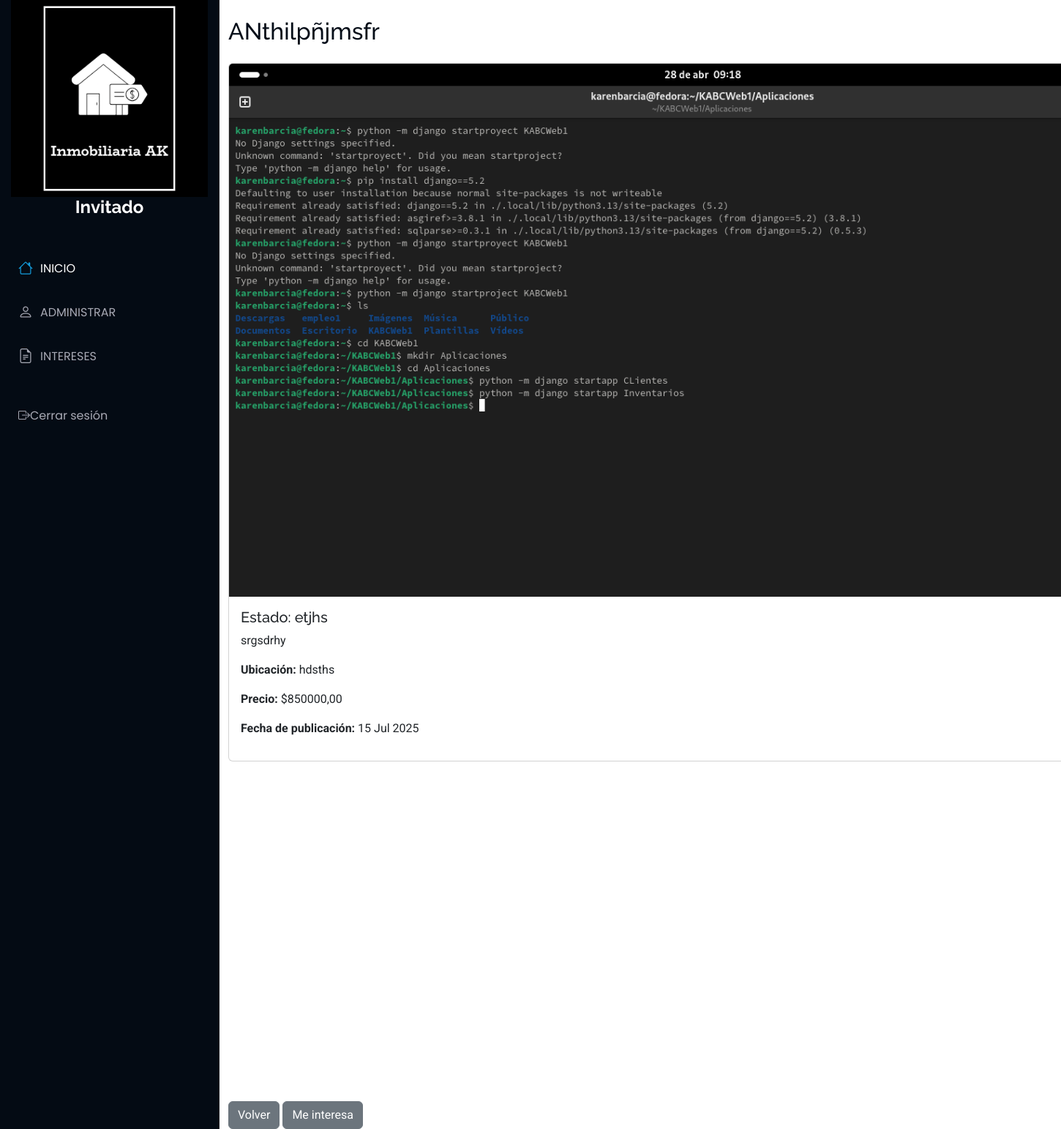
Page /Usuario/publicacion/5 on the earlier database version.
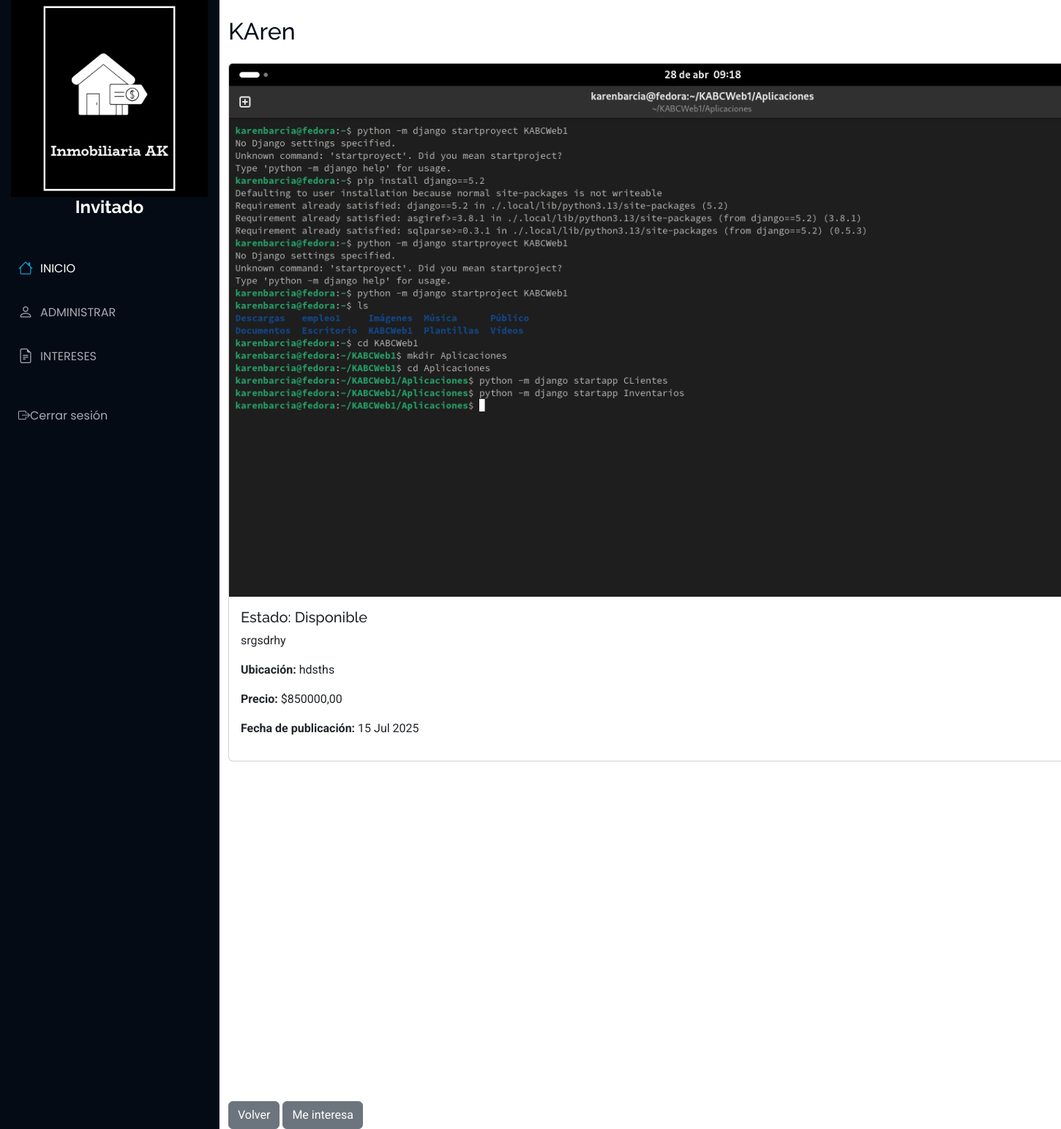
Same page on the later database version.
### Aplicaciones/Publicaciones/models.py (models this page shows)
class Propiedad(models.Model):
    id_propiedad = models.AutoField(primary_key=True)
    titulo = models.CharField(max_length=200)
    imagen = models.FileField(upload_to='propiedades/')
    descripcion = models.TextField()
    precio = models.DecimalField(max_digits=12, decimal_places=2)
    ubicacion=models.CharField(max_length=200,null=True,blank=True)
    usuario = models.ForeignKey(Usuario, on_delete=models.CASCADE)
    latitud = models.DecimalField(max_digits=9, decimal_places=7)
    longitud = models.DecimalField(max_digits=10, decimal_places=7)
    estado = models.CharField(max_length=50)
    fecha_publicacion = models.DateTimeField(auto_now_add=True)
    fecha_actualizacion = models.DateTimeField(auto_now=True,null=True,blank=True)

### Aplicaciones/Usuario/views.py (the view)
# urls.py: path('publicacion/<id_propiedad>', views.detalle_propiedad,name='publicacion'),
def detalle_propiedad(request, id_propiedad):
    propiedad = get_object_or_404(Propiedad, pk=id_propiedad)
    return render(request, 'publicacion.html', {'propiedad': propiedad})

### Aplicaciones/Usuario/templates/publicacion.html (shortened to what this page needs)
{% extends 'plantilla.html' %}
{% load static %}
{% block body %}
<main class="container mt-4">
  <h2 class="mb-4">{{ propiedad.titulo }}</h2>
  <div class="card mb-4">
    {% if propiedad.imagen %}
      <img src="{{ propiedad.imagen.url }}" class="card-img-top" alt="Imagen de {{ propiedad.titulo }}">
    {% endif %}
    <div class="card-body">
      <h5 class="card-title">Estado: {{ propiedad.estado }}</h5>
      <p class="card-text">{{ propiedad.descripcion }}</p>
      <p><strong>Ubicación:</strong> {{ propiedad.ubicacion }}</p>
      <p><strong>Precio:</strong> ${{ propiedad.precio }}</p>
      <p><strong>Fecha de publicación:</strong> {{ propiedad.fecha_publicacion|date:"d M Y" }}</p>
    </div>
  </div>
  <div id="map" style="height: 400px; width: 100%;" class="mb-4"></div>
  <a href="{% url 'inicios' %}" class="btn btn-secondary mt-3">Volver</a>
  <a href="#" class="btn btn-secondary mt-3">Me interesa</a>
</main>
{% endblock %}

### Aplicaciones/templates/plantilla.html (shortened to what this page needs)
{% load static %}
<!DOCTYPE html>
<html lang="en">
<head>
  <link href="https://cdn.jsdelivr.net/npm/bootstrap@5.3.3/dist/css/bootstrap.min.css" rel="stylesheet">
<link rel="stylesheet" href="https://cdnjs.cloudflare.com/ajax/libs/font-awesome/6.7.2/css/all.min.css" />
  <link href="{% static 'plantilla/Port/assets/vendor/bootstrap/css/bootstrap.min.css' %}" rel="stylesheet">
  <link href="{% static 'plantilla/Port/assets/vendor/bootstrap-icons/bootstrap-icons.css' %}" rel="stylesheet">
  <link href="{% static 'plantilla/Port/assets/vendor/aos/aos.css' %}" rel="stylesheet">
  <link href="{% static 'plantilla/Port/assets/vendor/glightbox/css/glightbox.min.css' %}" rel="stylesheet">
  <link href="{% static 'plantilla/Port/assets/vendor/swiper/swiper-bundle.min.css' %}" rel="stylesheet">
  <link href="{% static 'plantilla/Port/assets/css/main.css' %}" rel="stylesheet">
</head>
<body class="index-page">
  <header id="header" class="header dark-background d-flex flex-column">
    <img src="/static/img/logo1.png" alt="" >
      <a href="#" class="logo d-flex align-items-center justify-content-center">
        <h1 class="sitename">
          {% if request.session.usuario_nombre %}
            {{ request.session.usuario_nombre }}
          {% else %}
            Invitado
          {% endif %}
        </h1>
      </a>
    <nav id="navmenu" class="navmenu">
      <ul><br>
        <li><a href="{% url 'inicios' %}" class="active"><i class="bi bi-house navicon"></i>INICIO</a></li>
        <li><a href="{% url 'iniciopu' %}"><i class="bi bi-person navicon"></i> ADMINISTRAR</a></li>
        <li><a href="#resume"><i class="bi bi-file-earmark-text navicon"></i> INTERESES</a></li><br>
        <li><a href="#" onclick="confirmarCerrarSesion()"><i class="bi bi-box-arrow-right"></i>    Cerrar sesión</a></li>
      </ul>
  </header>
{% block body %}
{% endblock %}
</body>
</html>

### tiendamue/static/plantilla/Port/assets/css/main.css (style rules this page uses)
:root { --default-font: "Roboto", system-ui, -apple-system, "Segoe UI", Roboto, "Helvetica Neue", Arial, "Noto Sans", "Liberation Sans", sans-serif, "Apple Color Emoji", "Segoe UI Emoji", "Segoe UI Symbol", "Noto Color Emoji"; --heading-font: "Raleway", sans-serif; --nav-font: "Poppins", sans-serif; }
:root { --background-color: #ffffff; --default-color: #272829; --heading-color: #050d18; --accent-color: #149ddd; --surface-color: #ffffff; --contrast-color: #ffffff; }
:root { --nav-color: #a8a9b4; --nav-hover-color: #ffffff; --nav-mobile-background-color: #040b14; --nav-dropdown-background-color: #040b14; --nav-dropdown-color: #a8a9b4; --nav-dropdown-hover-color: #ffffff; }
.dark-background { --background-color: #040b14; --default-color: #ffffff; --heading-color: #ffffff; --surface-color: #151f2b; --contrast-color: #ffffff; }
:root { scroll-behavior: smooth; }
body { color: var(--default-color); background-color: var(--background-color); font-family: var(--default-font); }
a { color: var(--accent-color); text-decoration: none; transition: 0.3s; }
h1, h2, h3, h4, h5, h6 { color: var(--heading-color); font-family: var(--heading-font); }
.header { color: var(--default-color); background-color: var(--background-color); position: fixed; top: 0; left: 0; bottom: 0; padding: 0 15px; width: 300px; transition: all ease-in-out 0.3s; overflow-y: auto; z-index: 997; border-right: 1px solid color-mix(in srgb, var(--default-color), transparent 90%); }
.header .logo { line-height: 1; margin-bottom: 15px; }
.header .logo h1 { font-size: 24px; margin: 0; font-weight: 700; color: var(--heading-color); }
@media (min-width: 1200px) { .header~main, .header~#footer { margin-left: 300px; } }
.navmenu { padding: 0; z-index: 9997; }
.navmenu ul { list-style: none; padding: 0 0 20px 0; margin: 0; }
.navmenu a, .navmenu a:focus { color: var(--nav-color); padding: 15px 10px; font-family: var(--nav-font); font-size: 16px; font-weight: 400; display: flex; align-items: center; white-space: nowrap; transition: 0.3s; width: 100%; }
.navmenu a .navicon, .navmenu a:focus .navicon { font-size: 20px; margin-right: 10px; }
.navmenu a:hover, .navmenu .active, .navmenu .active:focus { color: var(--nav-hover-color); }
.navmenu a:hover .navicon, .navmenu .active .navicon, .navmenu .active:focus .navicon { color: var(--accent-color); }

Differences in the rows shown:
changed Propiedad "srgsdrhy": titulo "ANthilpñjmsfr" → "KAren"; estado "etjhs" → "Disponible"
